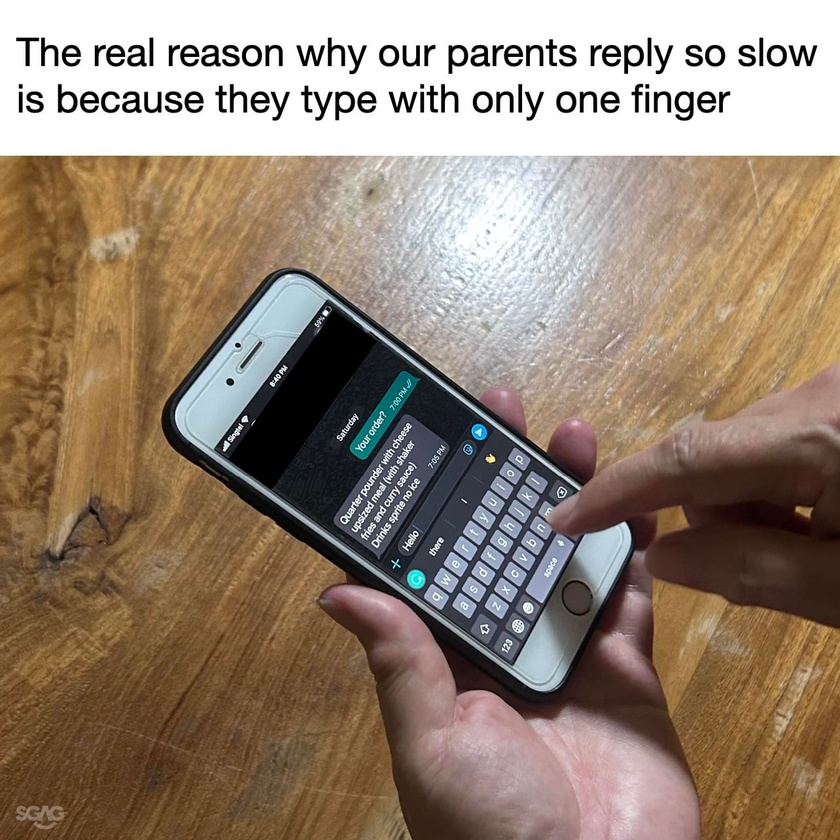
#> input picture test/MemesDataset/Age Related/362687924_670253015133250_3470793001409908375_n.jpg, 840 x 840 px, shrunk from 1284 x 1284 before the run
$ python -i image_preprocessor.py   (imports and definitions only)
#> lines starting #> are read from the running program, lines starting #| are printed output that depends on the picture; after the words box and inside, x2 and y2 are one past the last pixel; in counts of white or black regions, pixels touching at a corner belong together
import numpy as np
import cv2

"""Class to process images so that text retrieval is easier"""
class PreprocessImage:
    def __init__(self, metrics=['grayscale','remove_noise','thresholding170','thresholding230','dilate','erode','opening','bilateral']):
        self.metrics = metrics

    def get_grayscale(self, image):
        return cv2.cvtColor(image, cv2.COLOR_BGR2GRAY)

    def remove_noise(self, image):
        return cv2.medianBlur(image,3)

    def thresholding(self, image, thres=170):
        return cv2.threshold(image, thres, 255, 1)[1]

    def dilate(self, image):
        kernel = np.ones((3,3),np.uint8)
        return cv2.dilate(image, kernel, iterations = 1)

    def erode(self, image):
        kernel = np.ones((3,3),np.uint8)
        return cv2.erode(image, kernel, iterations = 1)

    def opening(self, image):
        kernel = np.ones((3,3),np.uint8)
        return cv2.morphologyEx(image, cv2.MORPH_OPEN, kernel)

    def bilateral(self, image):
        return cv2.bilateralFilter(image,5,55,60)


    def transform_image(self, image):
        # Convert image to numpy array
        image_np = np.array(image)

        # Apply transformations based on the list of metrics
        for metric in self.metrics:
            if metric == 'grayscale':
                image_np = self.get_grayscale(image_np)
            elif metric == 'remove_noise':
                image_np = self.remove_noise(image_np)
            elif metric == 'thresholding170':
                image_np = self.thresholding(image_np, 170)
            elif metric == 'thresholding230':
                image_np = self.thresholding(image_np, 230)
            elif metric == 'dilate':
                image_np = self.dilate(image_np)
            elif metric == 'erode':
                image_np = self.erode(image_np)
            elif metric == 'opening':
                image_np = self.opening(image_np)
            elif metric == 'bilateral':
                image_np = self.bilateral(image_np)

        return image_np

>>> import cv2
>>> picture = cv2.imread('../../test/MemesDataset/Age Related/362687924_670253015133250_3470793001409908375_n.jpg')
#> picture is the input picture: shape (840, 840, 3); mean B, G, R 115.8, 132.3, 149.8
>>> result = PreprocessImage().transform_image(picture)
#> the loop in transform_image, `for metric in self.metrics:` made 8 passes
#> pass 1, in transform_image, `image_np = self.get_grayscale(image_np)`:
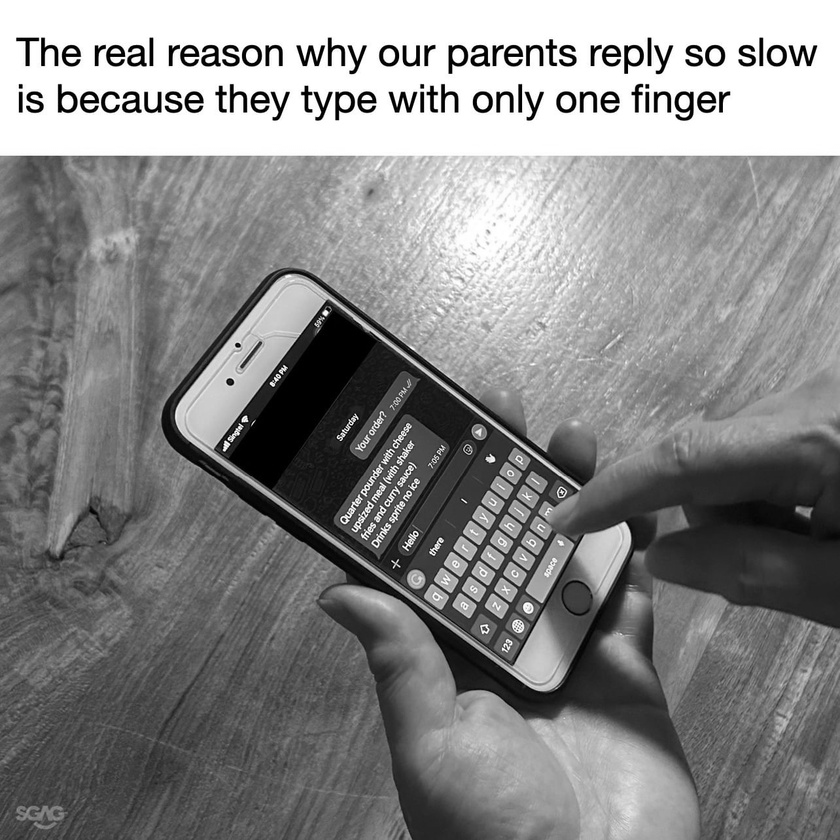
#> image_np: shape (840, 840); min 0, max 255, mean 135.7
#> pass 3, in transform_image, `image_np = self.thresholding(image_np, 170)`:
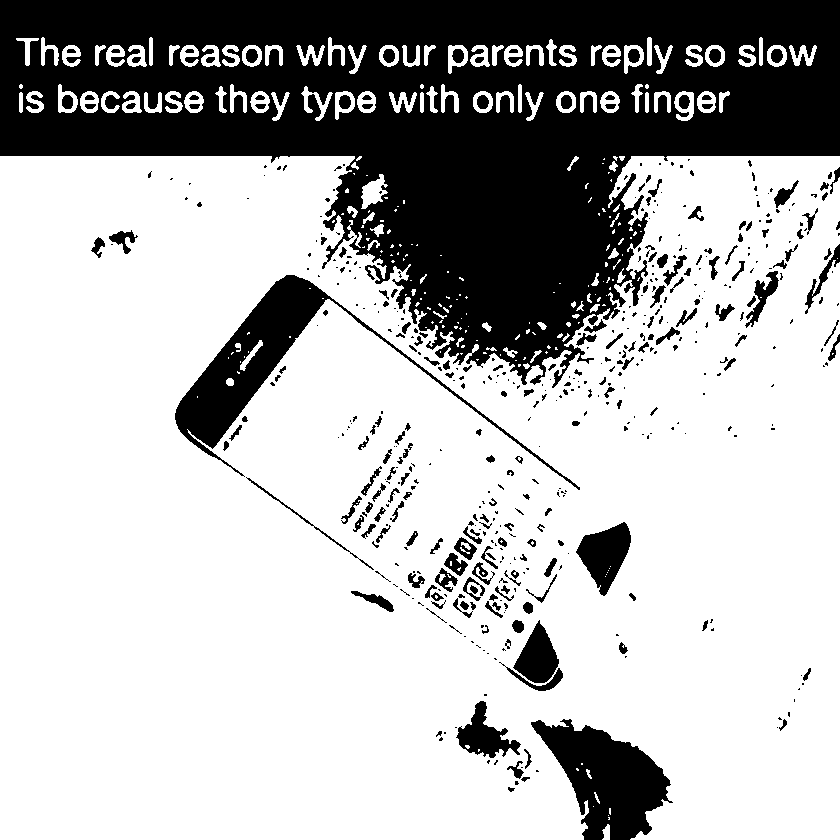
#> image_np: shape (840, 840); 71.3% white; 520 black regions (311 under 20 px), largest, box (x1, y1, x2, y2) and area: (0, 0, 840, 388) 161204, (175, 275, 580, 490) 10900, (531, 719, 673, 840) 9037
#> after the loop in transform_image, `for metric in self.metrics:`:
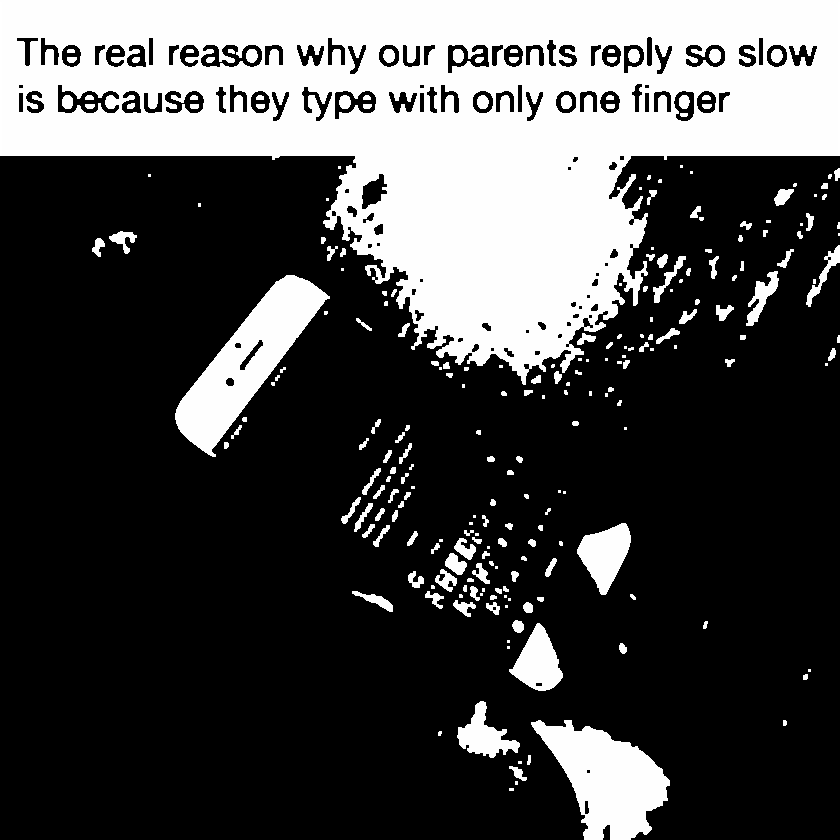
#> image_np: shape (840, 840); min 0, max 255, mean 72.2
